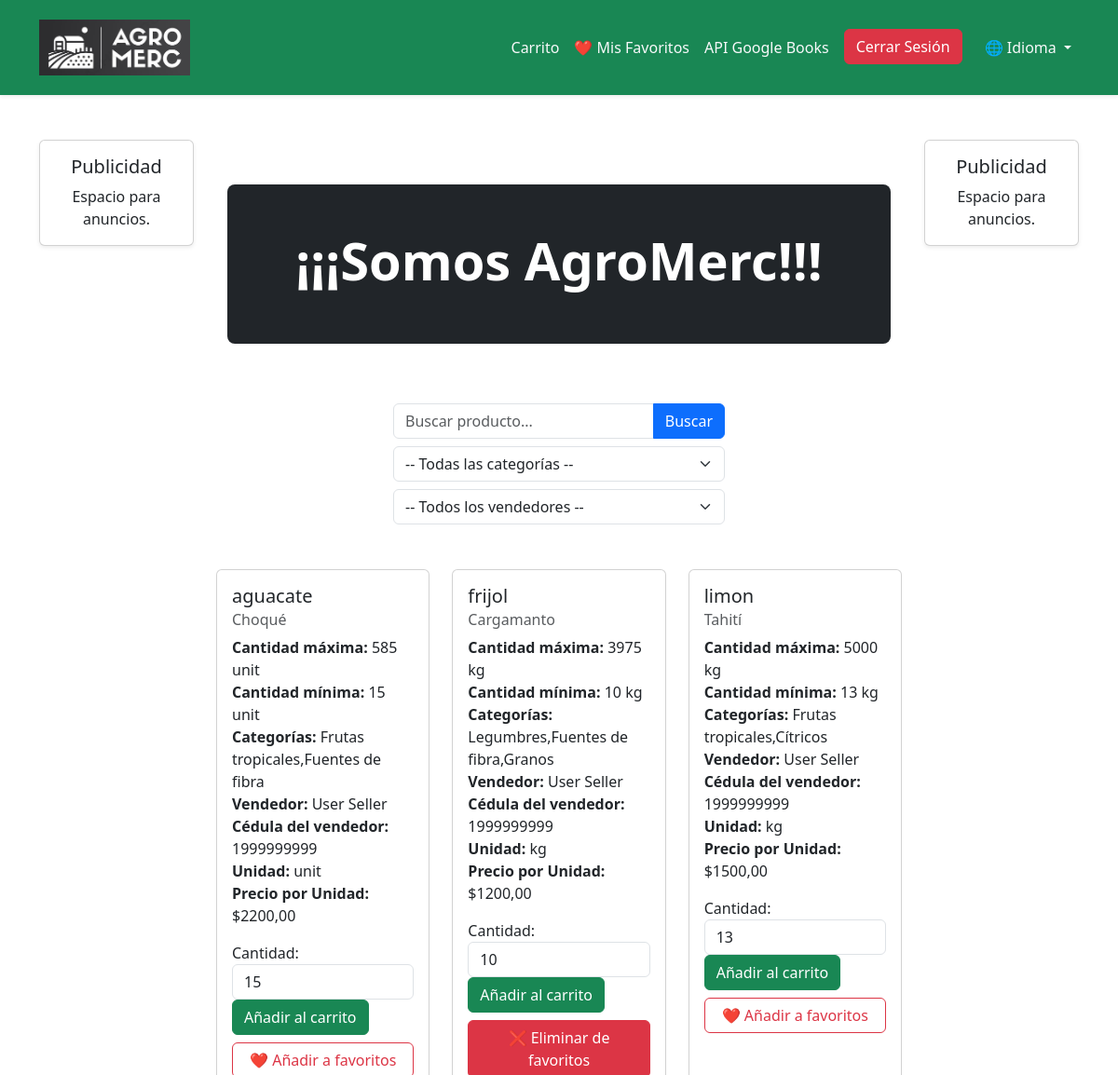
The app's page /home/ (signed in, upper part), older data.
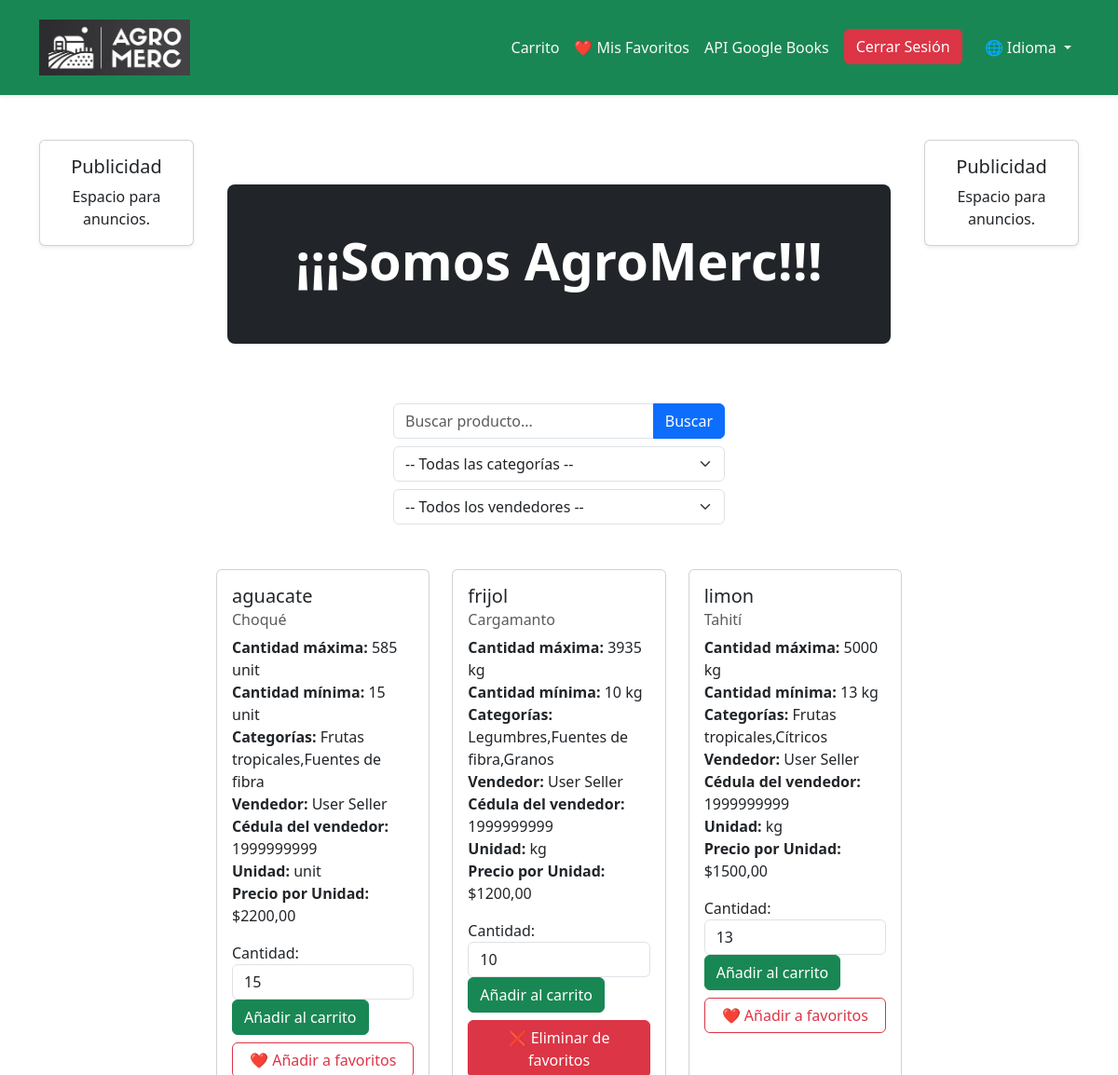
The same page, newer data.
### AgroMercApp/models.py (models this page shows, shortened)
class ProductModel(models.Model):
    PRODUCTS_NAME_CHOICES = [
        ('aguacate', 'Aguacate'),
        ('banana', 'Banano'),
        ('brocoli', 'Brócoli'),
        ('cafe', 'Café'),
        ('cebolla_cabezona', 'Cebolla Cabezona'),
        ('cebolla_larga', 'Cebolla Larga'),
        ('coliflor', 'Coliflor'),
        ('frijol', 'Frijol'),
        ('guayaba', 'Guayaba'),
        ('lechuga', 'Lechuga'),
        ('limon', 'Limón'),
        ('lulo', 'Lulo'),
        ('maiz', 'Maíz'),
        ('mango', 'Mango'),
        ('maracuya', 'Maracuyá'),
        ('naranja', 'Naranja'),
        ('papa', 'Papa'),
        ('papaya', 'Papaya'),
        ('platano', 'Platano'),
        ('piña', 'Piña'),
        ('sandia', 'Sandía'),
        ('tomate', 'Tomate'),
        ('yuca', 'Yuca'),
        ('zanahoria', 'Zanahoria')
    ]
    UNITS_CHOICES = (
        ('kg', 'Kilogramos'),
        ('lb', 'Libras'),
        ('unit', 'Unidades'),
    )
    productName = models.CharField(max_length=30,choices=PRODUCTS_NAME_CHOICES, verbose_name='Nombre del Producto')
    specificName = models.CharField(max_length=100, verbose_name='Nombre Específico')
    maxQuantity = models.IntegerField(verbose_name='Cantidad Máxima')
    minQuantity = models.IntegerField(verbose_name='Cantidad Mínima')
    unit = models.CharField(max_length=10, choices=UNITS_CHOICES, verbose_name='Unidad de Medida')
    seller = models.ForeignKey(settings.AUTH_USER_MODEL, on_delete=models.CASCADE,verbose_name='Vendedor')
    sellerId = models.CharField(max_length=10,verbose_name='Cedula del Vendedor')
    categories = models.CharField(max_length=100, verbose_name='Categorías')
    pricePeerUnit = models.DecimalField(max_digits=10, decimal_places=2, verbose_name='Precio por Unidad',default=1000)

class UserModel(AbstractUser):
    USER_TYPE_CHOICES = (
        ('buyer', 'Comprador'),
        ('seller', 'Vendedor'),
    )
    fullname = models.CharField(max_length=100, verbose_name='Nombres Completos')
    fullLastName = models.CharField(max_length=100, verbose_name='Apellidos Completos')
    idNumber = models.CharField(max_length=20, verbose_name='Número de Cédula')
    phoneNumber = models.CharField(max_length=12, verbose_name='Número de Teléfono')
    userType = models.CharField(max_length=10, choices=USER_TYPE_CHOICES, verbose_name='Tipo de Usuario', default='buyer')

### AgroMercApp/views.py (the view)
# urls.py: path('home/', HomeView.as_view(), name='home'),
class HomeView(LoginRequiredMixin, ListView):
    model = ProductModel
    template_name = 'pages/store/home.html'
    context_object_name = 'products'
    def get_queryset(self):
        queryset = ProductModel.objects.all()
        if self.request.user.userType == 'seller':
            queryset = queryset.exclude(seller=self.request.user)
        return queryset
    def get_context_data(self, **kwargs):
        context = super().get_context_data(**kwargs)
        unique_categories = sorted(set(cat for sub in CATEGORIES.values() for cat in sub))
        context['categorias'] = unique_categories
        User = get_user_model()
        context['sellers'] = User.objects.filter(productmodel__isnull=False).distinct()
        context['favorites_ids'] = set(FavoriteProduct.objects.filter(user=self.request.user).values_list('product_id', flat=True))
        return context

### AgroMercApp/templates/pages/store/home.html (shortened to what the changed rows need)
{% extends "pages/base.html" %}
{% load i18n %}
{% block content %}
<div class="container py-5">
    <div class="row">
        <div class="col-12">
            <div class="h-100 p-5 text-center text-white bg-dark rounded-3">
                <h1 class="display-4 fw-bold">{% trans "¡¡¡Somos AgroMerc!!!" %}</h1>
            </div>
        </div>
    </div>
</div>
<div class="row mt-5">
    {% for product in products %}
    <div class="col-md-4 mb-4">
        <div class="card h-100">
            <div class="card-body">
                <h5 class="card-title">{{ product.productName }}</h5>
                <h6 class="card-subtitle mb-2 text-muted">{{ product.specificName }}</h6>
                <p class="card-text">
                    <strong>{% trans "Cantidad máxima:" %}</strong> {{ product.maxQuantity }} {{ product.unit }}<br>
                    <strong>{% trans "Cantidad mínima:" %}</strong> {{ product.minQuantity }} {{ product.unit }}<br>
                    <strong>{% trans "Categorías:" %}</strong> {{ product.categories }}<br>
                    <strong>{% trans "Vendedor:" %}</strong> {{ product.seller.fullname }} {{ product.seller.fullLastName }}<br>
                    <strong>{% trans "Cédula del vendedor:" %}</strong> {{ product.sellerId }}<br>
                    <strong>{% trans "Unidad:" %}</strong> {{ product.unit }}<br>
                    <strong>{% trans "Precio por Unidad:" %}</strong> ${{ product.pricePeerUnit }}
                </p>
                <form action="{% url 'addToCart' product.id %}" method="post">
                    <div class="form-group">
                        <label for="quantity-{{ product.id }}">{% trans "Cantidad:" %}</label>
                        <input type="number" id="quantity-{{ product.id }}" name="quantity" class="form-control"
                            min="{{ product.minQuantity }}" max="{{ product.maxQuantity }}"
                            value="{{ product.minQuantity }}" required>
                    </div>
                    <button type="submit" class="btn btn-success">{% trans "Añadir al carrito" %}</button>
                </form>
                {% if product.id in favorites_ids %}
                <form action="{% url 'removeFromFavorites' product.id %}" method="post" class="mt-2">
                    <button type="submit" class="btn btn-danger w-100">
                        ❌ {% trans "Eliminar de favoritos" %}
                    </button>
                </form>
                {% endif %}
            </div>
        </div>
    </div>
    {% empty %}
    <div class="col-12">
        <div class="alert alert-info" role="alert">
            {% trans "No hay productos disponibles." %}
        </div>
    </div>
    {% endfor %}
</div>
{% endblock content %}

Row changes from the older to the newer data that the page shows:
changed ProductModel "frijol": maxQuantity "3975" → "3935"
